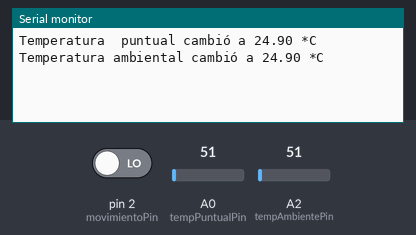
Bench run of a sketch on a simulated Arduino Uno, built with avr-gcc and run on an emulated ATmega328P. On the bench: the last lines printed to the serial monitor. The test bench sets the inputs (shaded band); at power-on: pin 2 (movimientoPin) LOW, A0 (tempPuntualPin) = 51, A2 (tempAmbientePin) = 51.

Above: at 1.2 s.
1.3 s: pin 2 (movimientoPin) driven HIGH
At 2.5 s:
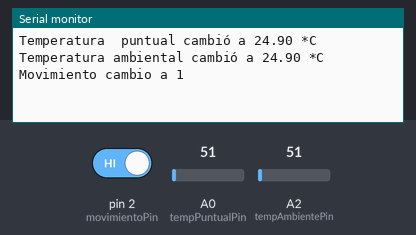
2.8 s: A0 (tempPuntualPin) set to 61
At 4.0 s:
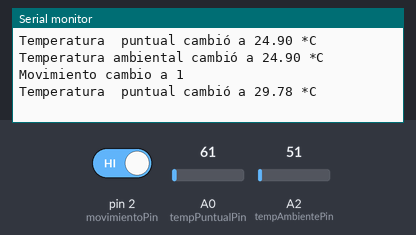
4.3 s: A2 (tempAmbientePin) set to 61
At 4.9 s:
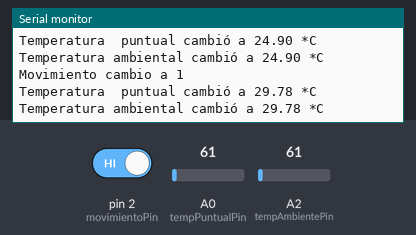
5.8 s: A0 (tempPuntualPin) set to 71
At 6.5 s:
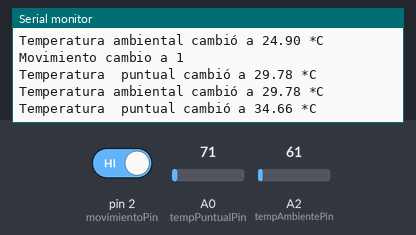
7.3 s: A2 (tempAmbientePin) set to 71
At 8.3 s:
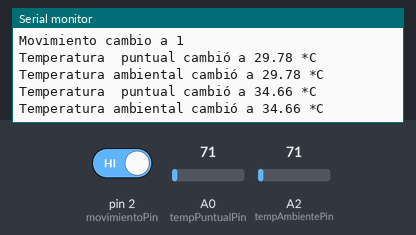
8.8 s: pin 2 (movimientoPin) driven LOW
At 9.8 s:
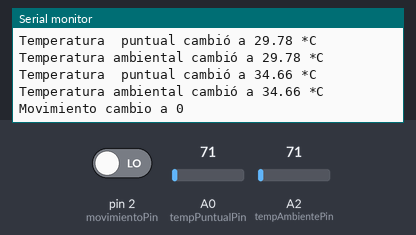

The sketch:

LecturaSensores1.ino
```cpp
   #include <SPI.h>

   int tempPuntualPin = A0;
   int tempAmbientePin = A2;
   int movimientoPin = 2;

   String temperaturaPuntual = "";
   String temperaturaAmbiente = "";
   int hayMovimiento = false;

void setup() {
    // Open serial communications and wait for port to open:
     Serial.begin(9600);
      while (!Serial) { }

      pinMode(movimientoPin, INPUT);
}

void loop() {
     int valuePun = analogRead(tempPuntualPin);
     int valueAmb = analogRead(tempAmbientePin);
     int valueMov = digitalRead(movimientoPin);
     String nuevaTemperatura = "";


     // MANEJO SENSOR MOVIMIENTO - PIN D2
     if(valueMov != hayMovimiento) {
       hayMovimiento = valueMov;
       Serial.print("Movimiento cambio a ");
       Serial.println(valueMov);
     }

     // MANEJO TEMPERATURA PUNTUAL - PIN A0
     nuevaTemperatura = convertirTemp(valuePun);

     if(nuevaTemperatura != temperaturaPuntual){
       temperaturaPuntual = nuevaTemperatura;
       Serial.print("Temperatura  puntual cambió a ");
       Serial.print(temperaturaPuntual);
       Serial.println(" *C");
     }

      // MANEJO TEMPERATURA AMBIENTAL - PIN A2
     nuevaTemperatura = convertirTemp(valueAmb);

     if(nuevaTemperatura != temperaturaAmbiente){
       temperaturaAmbiente = nuevaTemperatura;
       Serial.print("Temperatura ambiental cambió a ");
       Serial.print(temperaturaAmbiente);
       Serial.println(" *C");
     }

      // esperar para la siguiente toma
      delay(100);
}


String convertirTemp(int voltaje)
{
    float f = (float) voltaje;
    float temp = (float)(f * 5 * 100 / 1024);
    String r = String(int(temp)) + "." + String(getDecimal(temp));
    return r;
}

long getDecimal(float val)
{
   int intPart = int(val);
   long decPart = 100*(val-intPart);

   if(decPart > 0)return(decPart);
   else if(decPart < 0) return((-1)*decPart);
   else if(decPart == 0) return(00);
}
```

Measured:
- after the input at 1.3 s, the serial monitor: prints a new line at once (image 1)
- after the input at 2.8 s, the serial monitor: prints a new line after 0.05 s (image 2)
- after the input at 4.3 s, the serial monitor: prints a new line after 0.06 s (image 3)
- after the input at 5.8 s, the serial monitor: prints a new line after 0.08 s (image 4)
- after the input at 7.3 s, the serial monitor: prints a new line after 0.09 s (image 5)
- after the input at 8.8 s, the serial monitor: prints a new line at once (image 6)
